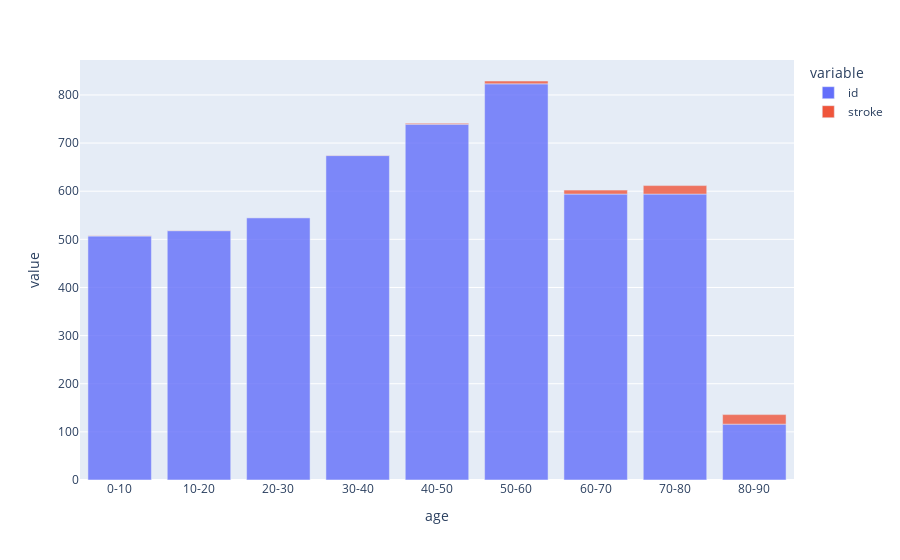

The notebook cell this image was saved under:
### Code cell
sub=df.loc[:,['id','age']].copy()
bins=[0,10,20,30,40,50,60,70,80,90]
labels=['0-10','10-20','20-30','30-40','40-50','50-60','60-70','70-80','80-90']
sub=df.groupby(pd.cut(df.age, bins=bins, labels=labels, precision=0))[['id','stroke']].agg({'id':'count','stroke':sum})
sub['stroke'] = (sub['stroke'] / sub['id'] * 100)



age_rep=px.bar(data_frame=sub, opacity=0.8)
age_rep

### Figure 1 — Plotly figure (JSON) as saved in the notebook; plotly's stock layout.template omitted (floating-point values rounded to 4 significant figures)
{"data": [{"alignmentgroup": "True", "hovertemplate": "variable=id<br>age=%{x}<br>value=%{y}<extra></extra>", "legendgroup": "id", "marker": {"color": "#636efa", "opacity": 0.8}, "name": "id", "offsetgroup": "id", "orientation": "v", "showlegend": true, "textposition": "auto", "type": "bar", "x": ["0-10", "10-20", "20-30", "30-40", "40-50", "50-60", "60-70", "70-80", "80-90"], "xaxis": "x", "y": [507, 518, 545, 674, 739, 823, 594, 594, 116], "yaxis": "y"}, {"alignmentgroup": "True", "hovertemplate": "variable=stroke<br>age=%{x}<br>value=%{y}<extra></extra>", "legendgroup": "stroke", "marker": {"color": "#EF553B", "opacity": 0.8}, "name": "stroke", "offsetgroup": "stroke", "orientation": "v", "showlegend": true, "textposition": "auto", "type": "bar", "x": ["0-10", "10-20", "20-30", "30-40", "40-50", "50-60", "60-70", "70-80", "80-90"], "xaxis": "x", "y": [0.1972, 0.1931, 0, 0.8902, 2.03, 5.954, 8.249, 17.68, 19.83], "yaxis": "y"}], "layout": {"barmode": "relative", "legend": {"title": {"text": "variable"}, "tracegroupgap": 0}, "margin": {"t": 60}, "xaxis": {"anchor": "y", "domain": [0, 1], "title": {"text": "age"}}, "yaxis": {"anchor": "x", "domain": [0, 1], "title": {"text": "value"}}}}
